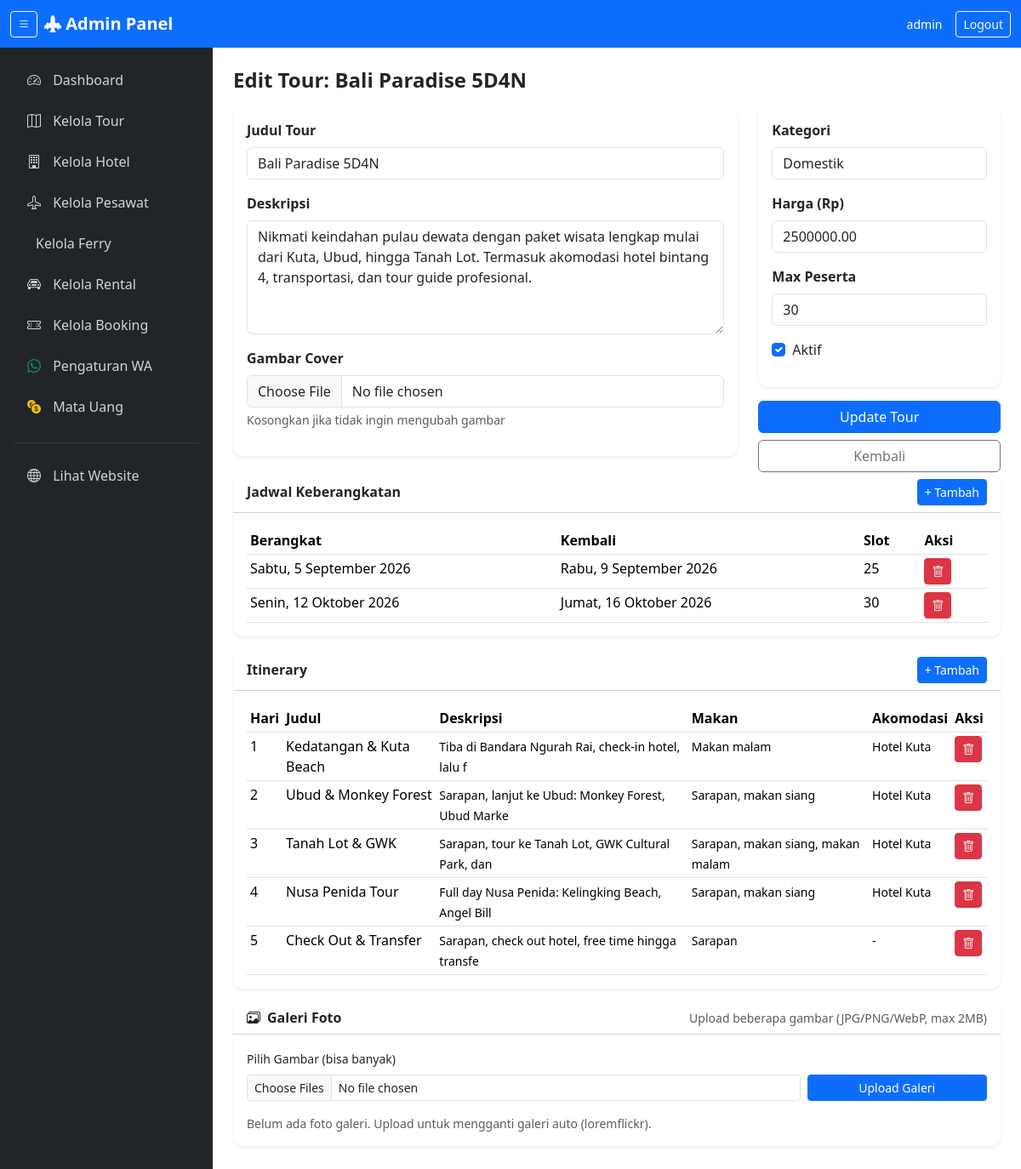
The page /admin/tour-edit.php?id=1 (signed in) on the database its author committed.
### tables this page shows
CREATE TABLE IF NOT EXISTS tours (
    id INT AUTO_INCREMENT PRIMARY KEY,
    title VARCHAR(200) NOT NULL,
    slug VARCHAR(200) NOT NULL UNIQUE,
    category VARCHAR(100) NOT NULL,
    description TEXT,
    price DECIMAL(12,2) NOT NULL,
    original_price DECIMAL(12,2) DEFAULT NULL,
    max_participants INT NOT NULL DEFAULT 20,
    rating DECIMAL(2,1) DEFAULT 4.8,
    total_reviews INT DEFAULT 0,
    cover_image VARCHAR(255) DEFAULT NULL,
    wiki_image VARCHAR(255) DEFAULT NULL,
    is_active TINYINT(1) NOT NULL DEFAULT 1,
    created_at TIMESTAMP DEFAULT CURRENT_TIMESTAMP,
    updated_at TIMESTAMP DEFAULT CURRENT_TIMESTAMP ON UPDATE CURRENT_TIMESTAMP
);

CREATE TABLE IF NOT EXISTS tour_dates (
    id INT AUTO_INCREMENT PRIMARY KEY,
    tour_id INT NOT NULL,
    departure_date DATE NOT NULL,
    return_date DATE NOT NULL,
    available_slots INT NOT NULL,
    is_active TINYINT(1) NOT NULL DEFAULT 1,
    FOREIGN KEY (tour_id) REFERENCES tours(id) ON DELETE CASCADE
);

CREATE TABLE IF NOT EXISTS itineraries (
    id INT AUTO_INCREMENT PRIMARY KEY,
    tour_id INT NOT NULL,
    day_number INT NOT NULL,
    title VARCHAR(200) NOT NULL,
    description TEXT,
    meals VARCHAR(200) DEFAULT NULL,
    accommodation VARCHAR(200) DEFAULT NULL,
    FOREIGN KEY (tour_id) REFERENCES tours(id) ON DELETE CASCADE
);

### includes/db.php (called while the page is built, shortened)
<?php
class Database {
    private static $instance = null;
    private $conn;
    private function __construct() {
        try {
            $dsn = "mysql:host=" . DB_HOST . ";dbname=" . DB_NAME . ";charset=utf8mb4";
            $this->conn = new PDO($dsn, DB_USER, DB_PASS);
            $this->conn->setAttribute(PDO::ATTR_ERRMODE, PDO::ERRMODE_EXCEPTION);
            $this->conn->setAttribute(PDO::ATTR_DEFAULT_FETCH_MODE, PDO::FETCH_ASSOC);
            $this->conn->setAttribute(PDO::ATTR_EMULATE_PREPARES, false);
        } catch (PDOException $e) {
            die("Koneksi database gagal: " . $e->getMessage());
        }
    }
    public static function getInstance() {
        if (self::$instance === null) {
            self::$instance = new self();
        }
        return self::$instance;
    }
    public function getConnection() {
        return $this->conn;
    }
}
function db() {
    return Database::getInstance()->getConnection();
}
?>

### includes/functions.php (called while the page is built, shortened)
<?php
function tglIndonesia($date) {
    $hari = [
        'Sunday' => 'Minggu', 'Monday' => 'Senin', 'Tuesday' => 'Selasa',
        'Wednesday' => 'Rabu', 'Thursday' => 'Kamis', 'Friday' => 'Jumat',
        'Saturday' => 'Sabtu'
    ];
    $bulan = [
        1 => 'Januari', 'Februari', 'Maret', 'April', 'Mei', 'Juni',
        'Juli', 'Agustus', 'September', 'Oktober', 'November', 'Desember'
    ];
    $t = strtotime($date);
    $namaHari = $hari[date('l', $t)];
    $tanggal = date('j', $t);
    $namaBulan = $bulan[(int)date('m', $t)];
    $tahun = date('Y', $t);
    return "$namaHari, $tanggal $namaBulan $tahun";
}
function e($string) {
    return htmlspecialchars($string, ENT_QUOTES, 'UTF-8');
}
function getTourById($id) {
    $stmt = db()->prepare("SELECT * FROM tours WHERE id = ?");
    $stmt->execute([$id]);
    return $stmt->fetch();
}
function getTourDates($tourId) {
    $stmt = db()->prepare("SELECT * FROM tour_dates WHERE tour_id = ? AND is_active = 1 AND departure_date >= CURDATE() ORDER BY departure_date ASC");
    $stmt->execute([$tourId]);
    return $stmt->fetchAll();
}
function getItineraries($tourId) {
    $stmt = db()->prepare("SELECT * FROM itineraries WHERE tour_id = ? ORDER BY day_number ASC");
    $stmt->execute([$tourId]);
    return $stmt->fetchAll();
}
?>

### admin/tour-edit.php (the view, shortened to what this page needs)
<?php
require_once '../includes/db.php';
require_once '../includes/functions.php';
$id = (int)($_GET['id'] ?? 0);
$tour = getTourById($id);
$tourDates = getTourDates($id);
$itineraries = getItineraries($id);
require_once 'includes/admin-header.php';
?>
<h4 class="fw-bold mb-3">Edit Tour: <?= e($tour['title']) ?></h4>
<form method="POST" enctype="multipart/form-data">
    <div class="row">
        <div class="col-md-8">
            <div class="card border-0 shadow-sm mb-3">
                <div class="card-body">
                    <div class="mb-3">
                        <label class="form-label fw-semibold">Judul Tour</label>
                        <input type="text" name="title" class="form-control" value="<?= e($tour['title']) ?>" required>
                    </div>
                    <div class="mb-3">
                        <label class="form-label fw-semibold">Deskripsi</label>
                        <textarea name="description" class="form-control" rows="5"><?= e($tour['description']) ?></textarea>
                    </div>
                    <div class="mb-3">
                        <label class="form-label fw-semibold">Gambar Cover</label>
                        <input type="file" name="cover_image" class="form-control" accept="image/jpeg,image/png,image/webp">
                        <div class="form-text">Kosongkan jika tidak ingin mengubah gambar</div>
                    </div>
                </div>
            </div>
        </div>
        <div class="col-md-4">
            <div class="card border-0 shadow-sm mb-3">
                <div class="card-body">
                    <div class="mb-3">
                        <label class="form-label fw-semibold">Kategori</label>
                        <input type="text" name="category" class="form-control" value="<?= e($tour['category']) ?>" required>
                    </div>
                    <div class="mb-3">
                        <label class="form-label fw-semibold">Harga (Rp)</label>
                        <input type="number" name="price" class="form-control" min="0" value="<?= $tour['price'] ?>" required>
                    </div>
                    <div class="mb-3">
                        <label class="form-label fw-semibold">Max Peserta</label>
                        <input type="number" name="max_participants" class="form-control" min="1" value="<?= $tour['max_participants'] ?>">
                    </div>
                    <div class="mb-3 form-check">
                        <input type="checkbox" name="is_active" class="form-check-input" id="isActive" <?= $tour['is_active'] ? 'checked' : '' ?>>
                        <label class="form-check-label" for="isActive">Aktif</label>
                    </div>
                </div>
            </div>
            <button type="submit" class="btn btn-primary w-100">Update Tour</button>
            <a href="tours.php" class="btn btn-outline-secondary w-100 mt-2">Kembali</a>
        </div>
    </div>
</form>
<div class="card border-0 shadow-sm mb-3">
    <div class="card-header bg-white d-flex justify-content-between align-items-center">
        <h6 class="fw-bold mb-0">Jadwal Keberangkatan</h6>
        <button class="btn btn-sm btn-primary" data-bs-toggle="collapse" data-bs-target="#addDateForm">+ Tambah</button>
    </div>
    <div class="card-body">
        <?php if (count($tourDates) > 0): ?>
        <table class="table table-sm mb-0">
            <thead>
                <tr>
                    <th>Berangkat</th>
                    <th>Kembali</th>
                    <th>Slot</th>
                    <th>Aksi</th>
                </tr>
            </thead>
            <tbody>
                <?php foreach ($tourDates as $td): ?>
                <tr>
                    <td><?= tglIndonesia($td['departure_date']) ?></td>
                    <td><?= tglIndonesia($td['return_date']) ?></td>
                    <td><?= $td['available_slots'] ?></td>
                    <td>
                        <a href="tour-edit.php?id=<?= $id ?>&delete_date=<?= $td['id'] ?>" class="btn btn-sm btn-danger" onclick="return confirm('Hapus tanggal ini?')"><i class="bi bi-trash"></i></a>
                    </td>
                </tr>
                <?php endforeach; ?>
            </tbody>
        </table>
        <?php else: ?>
        <p class="text-muted small mb-0">Belum ada jadwal keberangkatan.</p>
        <?php endif; ?>
    </div>
</div>
<div class="card border-0 shadow-sm mb-3">
    <div class="card-header bg-white d-flex justify-content-between align-items-center">
        <h6 class="fw-bold mb-0">Itinerary</h6>
        <button class="btn btn-sm btn-primary" data-bs-toggle="collapse" data-bs-target="#addItineraryForm">+ Tambah</button>
    </div>
    <div class="card-body">
        <?php if (count($itineraries) > 0): ?>
        <div class="table-responsive">
            <table class="table table-sm mb-0">
                <thead>
                    <tr>
                        <th>Hari</th>
                        <th>Judul</th>
                        <th>Deskripsi</th>
                        <th>Makan</th>
                        <th>Akomodasi</th>
                        <th>Aksi</th>
                    </tr>
                </thead>
                <tbody>
                    <?php foreach ($itineraries as $it): ?>
                    <tr>
                        <td><?= $it['day_number'] ?></td>
                        <td><?= e($it['title']) ?></td>
                        <td><small><?= e(substr($it['description'], 0, 50)) ?></small></td>
                        <td><small><?= e($it['meals']) ?></small></td>
                        <td><small><?= e($it['accommodation']) ?></small></td>
                        <td>
                            <a href="tour-edit.php?id=<?= $id ?>&delete_itinerary=<?= $it['id'] ?>" class="btn btn-sm btn-danger" onclick="return confirm('Hapus itinerary ini?')"><i class="bi bi-trash"></i></a>
                        </td>
                    </tr>
                    <?php endforeach; ?>
                </tbody>
            </table>
        </div>
        <?php else: ?>
        <p class="text-muted small mb-0">Belum ada itinerary.</p>
        <?php endif; ?>
    </div>
</div>
<div class="card border-0 shadow-sm mb-3">
    <div class="card-header bg-white d-flex justify-content-between align-items-center">
        <h6 class="fw-bold mb-0"><i class="bi bi-images me-2"></i>Galeri Foto</h6>
        <small class="text-muted">Upload beberapa gambar (JPG/PNG/WebP, max 2MB)</small>
    </div>
    <div class="card-body">
        <?php
        try { $galleryItems = db()->prepare("SELECT * FROM tour_images WHERE tour_id=? ORDER BY sort_order ASC, id ASC"); $galleryItems->execute([$id]); $galleryItems = $galleryItems->fetchAll(); } catch(Throwable $e){ $galleryItems=[]; }
        ?>
        <form method="POST" enctype="multipart/form-data" class="mb-3">
            <div class="row g-2 align-items-end">
                <div class="col-md-9">
                    <label class="form-label small">Pilih Gambar (bisa banyak)</label>
                    <input type="file" name="gallery_images[]" class="form-control form-control-sm" accept="image/jpeg,image/png,image/webp" multiple required>
                </div>
                <div class="col-md-3 d-grid">
                    <button type="submit" name="add_gallery" class="btn btn-sm btn-primary">Upload Galeri</button>
                </div>
            </div>
        </form>
        <?php if (count($galleryItems)>0): ?>
        <div class="row g-2">
            <?php foreach ($galleryItems as $g): ?>
            <div class="col-4 col-md-2">
                <div class="position-relative">
                    <img src="../uploads/<?= e($g['image_path']) ?>" class="w-100 rounded-3 border" style="height: 110px; object-fit: cover;">
                    <a href="tour-edit.php?id=<?= $id ?>&delete_gallery=<?= $g['id'] ?>" class="btn btn-sm btn-danger position-absolute top-0 end-0 m-1 py-0 px-1" onclick="return confirm('Hapus gambar ini?')" title="Hapus" style="font-size: 11px;"><i class="bi bi-trash"></i></a>
                    <small class="d-block text-truncate text-muted" style="font-size: 10px;"><?= e($g['image_path']) ?></small>
                </div>
            </div>
            <?php endforeach; ?>
        </div>
        <?php else: ?>
        <p class="text-muted small mb-0">Belum ada foto galeri. Upload untuk mengganti galeri auto (loremflickr).</p>
        <?php endif; ?>
    </div>
</div>
<?php require_once 'includes/admin-footer.php'; ?>

### assets/css/style.css (style rules this page uses)
:root { --primary: #0d6efd; --primary-dark: #0b5ed7; --font-sans: system-ui, -apple-system, 'Segoe UI', Roboto, 'Helvetica Neue', sans-serif; --shadow-sm: 0 1px 3px rgba(0,0,0,0.06), 0 1px 2px rgba(0,0,0,0.04); --shadow-md: 0 4px 12px rgba(0,0,0,0.08), 0 2px 4px rgba(0,0,0,0.04); --shadow-lg: 0 8px 30px rgba(0,0,0,0.10), 0 4px 8px rgba(0,0,0,0.04); --shadow-hover: 0 12px 40px rgba(0,0,0,0.14), 0 6px 12px rgba(0,0,0,0.06); --radius-sm: 8px; --radius-md: 12px; --radius-lg: 16px; }
body { font-family: var(--font-sans); -webkit-font-smoothing: antialiased; -moz-osx-font-smoothing: grayscale; }
.card { border-radius: var(--radius-md) !important; }

### rows shown on the page
tours: title "Bali Paradise 5D4N", description "Nikmati keindahan pulau dewata dengan paket wisata lengkap mulai dari Kuta, Ubud, hingga Tanah Lot. Termasuk akomodasi hotel bintang 4, transportasi, dan tour guide profesional.", category "Domestik", price "2500000.00", max_participants "30", is_active "☑"
tour_dates: departure_date "Sabtu, 5 September 2026", return_date "Rabu, 9 September 2026", available_slots "25"
tour_dates: departure_date "Senin, 12 Oktober 2026", return_date "Jumat, 16 Oktober 2026", available_slots "30"
itineraries: day_number "1", title "Kedatangan & Kuta Beach", description "Tiba di Bandara Ngurah Rai, check-in hotel, lalu f", meals "Makan malam", accommodation "Hotel Kuta"
itineraries: day_number "2", title "Ubud & Monkey Forest", description "Sarapan, lanjut ke Ubud: Monkey Forest, Ubud Marke", meals "Sarapan, makan siang", accommodation "Hotel Kuta"
itineraries: day_number "3", title "Tanah Lot & GWK", description "Sarapan, tour ke Tanah Lot, GWK Cultural Park, dan", meals "Sarapan, makan siang, makan malam", accommodation "Hotel Kuta"
itineraries: day_number "4", title "Nusa Penida Tour", description "Full day Nusa Penida: Kelingking Beach, Angel Bill", meals "Sarapan, makan siang", accommodation "Hotel Kuta"
itineraries: day_number "5", title "Check Out & Transfer", description "Sarapan, check out hotel, free time hingga transfe", meals "Sarapan", accommodation "-"

### other values the page prints
$_SESSION['admin_username'] "admin"
